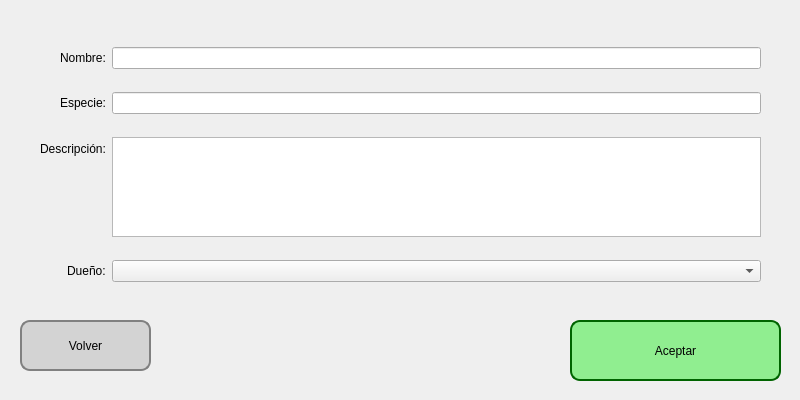
<?xml version="1.0" encoding="UTF-8"?>
<ui version="4.0">
 <class>MainWindow</class>
 <widget class="QMainWindow" name="MainWindow">
  <property name="geometry">
   <rect>
    <x>0</x>
    <y>0</y>
    <width>800</width>
    <height>400</height>
   </rect>
  </property>
  <property name="windowTitle">
   <string>Crear Animal</string>
  </property>
  <widget class="QWidget" name="centralwidget">
   <widget class="QPushButton" name="volverButton">
    <property name="geometry">
     <rect>
      <x>20</x>
      <y>320</y>
      <width>131</width>
      <height>51</height>
     </rect>
    </property>
    <property name="styleSheet">
     <string notr="true">QPushButton {
    background-color: lightgray;
    color: black;
    border: 2px solid gray;
    border-radius: 10px;
    padding: 5px;
}

QPushButton:hover {
    background-color: silver;
}

QPushButton:pressed {
    background-color: darkgray;
}</string>
    </property>
    <property name="text">
     <string>Volver</string>
    </property>
   </widget>
   <widget class="QPushButton" name="aceptarButton">
    <property name="geometry">
     <rect>
      <x>570</x>
      <y>320</y>
      <width>211</width>
      <height>61</height>
     </rect>
    </property>
    <property name="styleSheet">
     <string notr="true">QPushButton {
    background-color: lightgreen;
    color: Black;
    border: 2px solid #006400;
    border-radius: 10px;
    padding: 5px;
}

QPushButton:hover {
    background-color: #00b300;
}

QPushButton:pressed {
    background-color: #004d00;
}</string>
    </property>
    <property name="text">
     <string>Aceptar</string>
    </property>
   </widget>
   <widget class="QWidget" name="formLayoutWidget">
    <property name="geometry">
     <rect>
      <x>40</x>
      <y>30</y>
      <width>721</width>
      <height>270</height>
     </rect>
    </property>
    <layout class="QFormLayout" name="formLayout">
     <property name="labelAlignment">
      <set>Qt::AlignmentFlag::AlignRight|Qt::AlignmentFlag::AlignTrailing|Qt::AlignmentFlag::AlignVCenter</set>
     </property>
     <property name="formAlignment">
      <set>Qt::AlignmentFlag::AlignCenter</set>
     </property>
     <item row="0" column="0">
      <widget class="QLabel" name="nameLabel">
       <property name="text">
        <string>Nombre:</string>
       </property>
      </widget>
     </item>
     <item row="0" column="1">
      <widget class="QLineEdit" name="nameInput"/>
     </item>
     <item row="1" column="0">
      <widget class="QLabel" name="speciesLabel">
       <property name="text">
        <string>Especie:</string>
       </property>
      </widget>
     </item>
     <item row="1" column="1">
      <widget class="QLineEdit" name="speciesInput"/>
     </item>
     <item row="2" column="0">
      <widget class="QLabel" name="descriptionLabel">
       <property name="text">
        <string>Descripción:</string>
       </property>
      </widget>
     </item>
     <item row="2" column="1">
      <widget class="QTextEdit" name="descriptionInput">
       <property name="maximumSize">
        <size>
         <width>16777215</width>
         <height>100</height>
        </size>
       </property>
      </widget>
     </item>
     <item row="3" column="0">
      <widget class="QLabel" name="ownerLabel">
       <property name="text">
        <string>Dueño:</string>
       </property>
      </widget>
     </item>
     <item row="3" column="1">
      <widget class="QComboBox" name="ownerInput"/>
     </item>
    </layout>
   </widget>
  </widget>
 </widget>
 <resources/>
 <connections/>
</ui>
